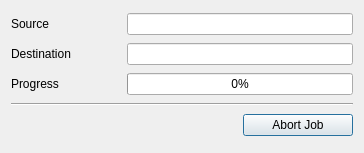
<ui version="4.0" >
 <class>SvnProgressDialog</class>
 <widget class="QDialog" name="SvnProgressDialog" >
  <property name="geometry" >
   <rect>
    <x>0</x>
    <y>0</y>
    <width>364</width>
    <height>153</height>
   </rect>
  </property>
  <property name="windowTitle" >
   <string/>
  </property>
  <layout class="QGridLayout" >
   <item row="0" column="0" >
    <widget class="QLabel" name="srcLabel" >
     <property name="text" >
      <string>Source</string>
     </property>
    </widget>
   </item>
   <item row="0" column="1" colspan="2" >
    <widget class="KLineEdit" name="sourceEdit" >
     <property name="readOnly" >
      <bool>true</bool>
     </property>
    </widget>
   </item>
   <item row="1" column="0" >
    <widget class="QLabel" name="destLabel" >
     <property name="text" >
      <string>Destination</string>
     </property>
    </widget>
   </item>
   <item row="1" column="1" colspan="2" >
    <widget class="KLineEdit" name="destEdit" >
     <property name="readOnly" >
      <bool>true</bool>
     </property>
    </widget>
   </item>
   <item row="2" column="0" >
    <widget class="QLabel" name="progressLabel" >
     <property name="text" >
      <string>Progress</string>
     </property>
    </widget>
   </item>
   <item row="2" column="1" colspan="2" >
    <widget class="QProgressBar" name="m_progressBar" >
     <property name="value" >
      <number>0</number>
     </property>
    </widget>
   </item>
   <item row="3" column="0" colspan="3" >
    <widget class="Line" name="line" >
     <property name="orientation" >
      <enum>Qt::Horizontal</enum>
     </property>
    </widget>
   </item>
   <item row="4" column="0" colspan="2" >
    <spacer>
     <property name="orientation" >
      <enum>Qt::Horizontal</enum>
     </property>
     <property name="sizeHint" >
      <size>
       <width>221</width>
       <height>20</height>
      </size>
     </property>
    </spacer>
   </item>
   <item row="4" column="2" >
    <widget class="KPushButton" name="abortButton" >
     <property name="sizePolicy" >
      <sizepolicy vsizetype="Fixed" hsizetype="Minimum" >
       <horstretch>0</horstretch>
       <verstretch>0</verstretch>
      </sizepolicy>
     </property>
     <property name="text" >
      <string>Abort Job</string>
     </property>
    </widget>
   </item>
  </layout>
  <widget class="KInformationLabel" name="kinformationlabel" >
   <property name="geometry" >
    <rect>
     <x>80</x>
     <y>60</y>
     <width>151</width>
     <height>41</height>
    </rect>
   </property>
  </widget>
 </widget>
 <layoutdefault spacing="6" margin="11" />
 <pixmapfunction>qPixmapFromMimeSource</pixmapfunction>
 <customwidgets>
  <customwidget>
   <class>KInformationLabel</class>
   <extends>QFrame</extends>
   <header>kinformationlabel.h</header>
  </customwidget>
  <customwidget>
   <class>KLineEdit</class>
   <extends>QLineEdit</extends>
   <header>klineedit.h</header>
  </customwidget>
  <customwidget>
   <class>KPushButton</class>
   <extends>QPushButton</extends>
   <header>kpushbutton.h</header>
  </customwidget>
 </customwidgets>
 <resources/>
 <connections>
  <connection>
   <sender>abortButton</sender>
   <signal>clicked()</signal>
   <receiver>SvnProgressDialog</receiver>
   <slot>reject()</slot>
   <hints>
    <hint type="sourcelabel" >
     <x>303</x>
     <y>138</y>
    </hint>
    <hint type="destinationlabel" >
     <x>184</x>
     <y>84</y>
    </hint>
   </hints>
  </connection>
 </connections>
</ui>
